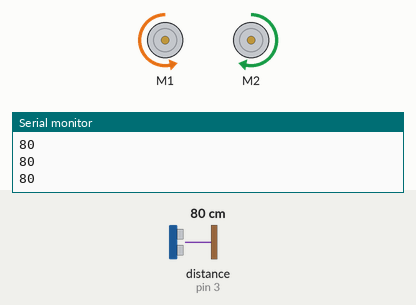
Bench run of a sketch on a simulated Arduino Uno, built with avr-gcc and run on an emulated ATmega328P. Parts: 2 × DC motor (green arrow = forward, orange = backward, longer = faster), the last lines printed to the serial monitor. The inputs (shaded band) are chosen by the test bench; at power-on: distance to the obstacle (sensor on pin 3) 80 cm.

Above: at 1.2 s.
1.3 s: distance to the obstacle (sensor on pin 3) set to 10 cm
4.3 s: distance to the obstacle (sensor on pin 3) set to 7 cm
At 4.9 s:
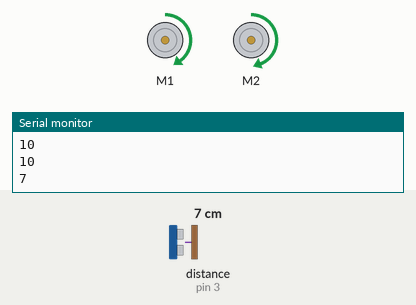
7.3 s: distance to the obstacle (sensor on pin 3) set to 2 cm
At 11.6 s:
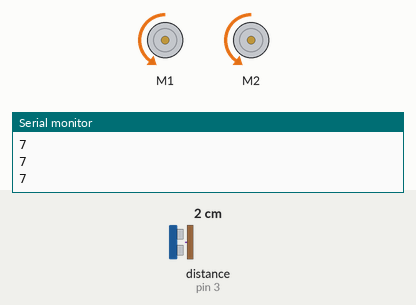
Timing chart, 0 to 16.3 s (numbered marks = the images above; inputs shaded):
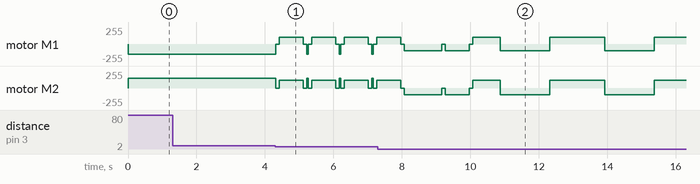

Measured:
- the behaviour switches between 9 and 8 cm on distance to the obstacle (sensor on pin 3) (found by bisection; images 0 and 1)

The sketch:

maze_navigance.ino
```cpp
#include <Arduino.h>
#include <MeMCore.h>
#include <Math.h>

MeUltrasonicSensor ultrasonic(PORT_3);
MeDCMotor motor1(M1);
MeDCMotor motor2(M2);

int front, left, right;

void movebackward(int d)
{
  motor1.run(100);
  motor2.run(-100);
  delay(d);
  motor1.stop();
  motor2.stop();
}

void moveforward(int d)
{
  motor1.run(-150);
  motor2.run(150);
  delay(d);
  motor1.stop();
  motor2.stop();
}

void spincw(int d)
{
  motor1.run(-100);
  motor2.run(-100);
  delay(d);
  motor1.stop();
  motor2.stop();
}

void spinccw(int d)
{
  motor1.run(100);
  motor2.run(115);
  delay(d);
  motor1.stop();
  motor2.stop();
}

void moveleft(int d)
{
  motor1.run(100);
  motor2.run(100);
  delay(100);
  motor1.stop();
  motor2.stop();
  moveforward(100);
}

void moveright(int d) // d = 1250 was optimal for this
{
  motor1.run(-100);
  motor2.run(-100);
  delay(100);
  motor1.stop();
  motor2.stop();
  moveforward(100);
}

void stopping(int d)
{
  motor1.run(0);
  motor2.run(0);
  delay(d);
}

void spinnything()
{
  spinccw(800);
  motor1.stop();
  motor2.stop();
  right = ultrasonic.distanceCm();
  spincw(1450);
  motor1.stop();
  motor2.stop();
  left = ultrasonic.distanceCm();
  spinccw(800);
  motor1.stop();
  motor2.stop();
}

void deadend()
{
  do
  {
    spinnything();
  } while ((abs(right-left)) <= 7);
  return;
}

void navigate()
{
  spinccw(700);
  stopping(100);
  right = ultrasonic.distanceCm();
  if (right >= 7)
  {
    return;
  }
  spincw(1100);
  stopping(100);
  left = ultrasonic.distanceCm();
  if (left >= 7)
  {
    return;
  }
  spincw(700);
  stopping(100);
  deadend();
}

void frontdistance()
{
  front = ultrasonic.distanceCm();
  Serial.println(front);
}

void setup()
{
  Serial.begin(9600);
}

void loop()
{
  moveforward(50);
  frontdistance();
  if (front <= 8)
  {
    stopping(100);
    navigate();
    return;
  }
}
```
